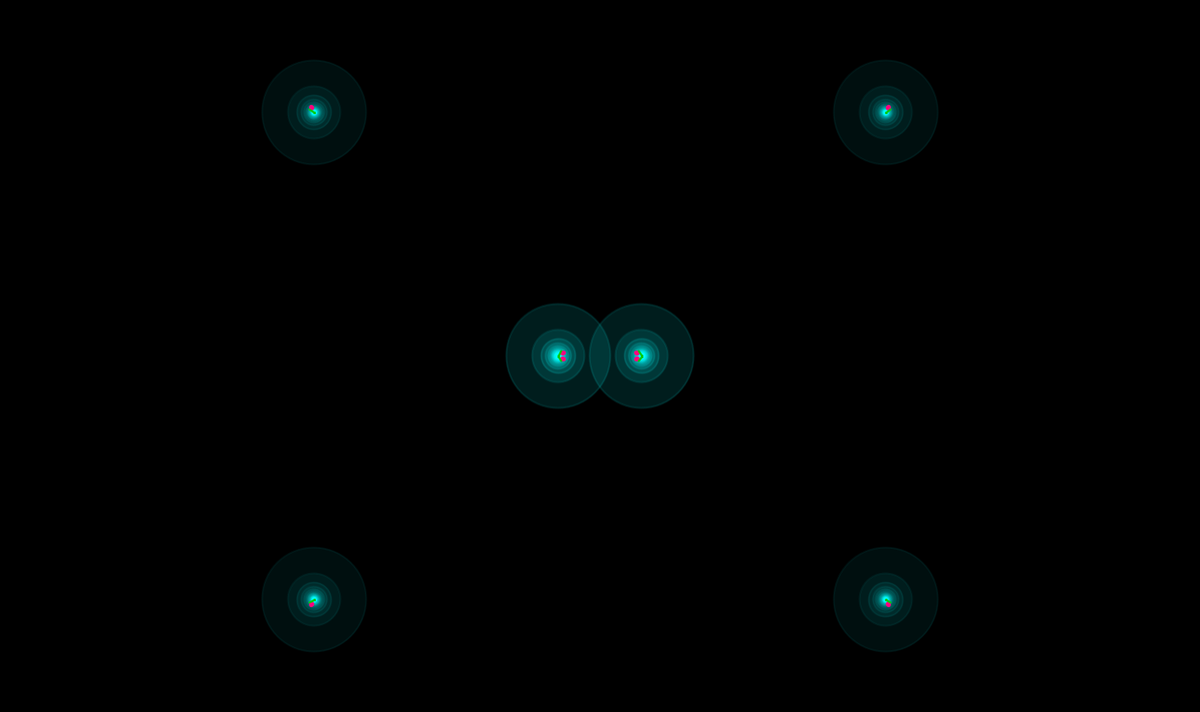
Frame 1 (no input)
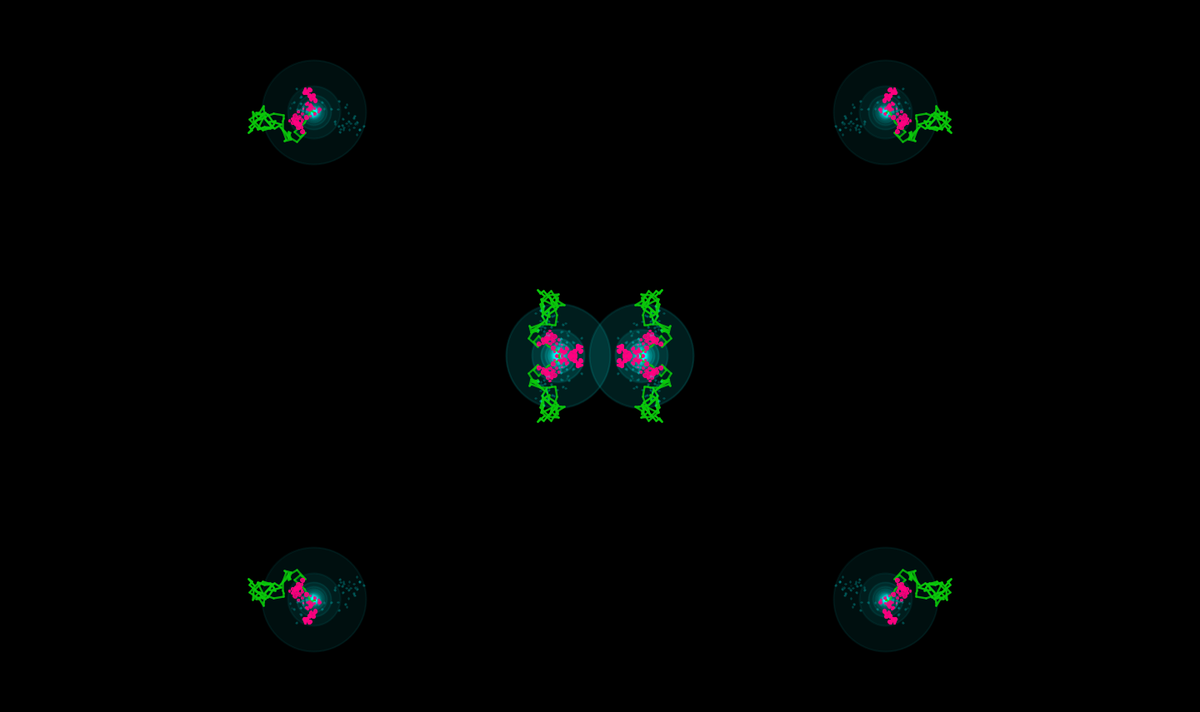
Frame 60 (the mouse pressed at the canvas centre just before this capture)
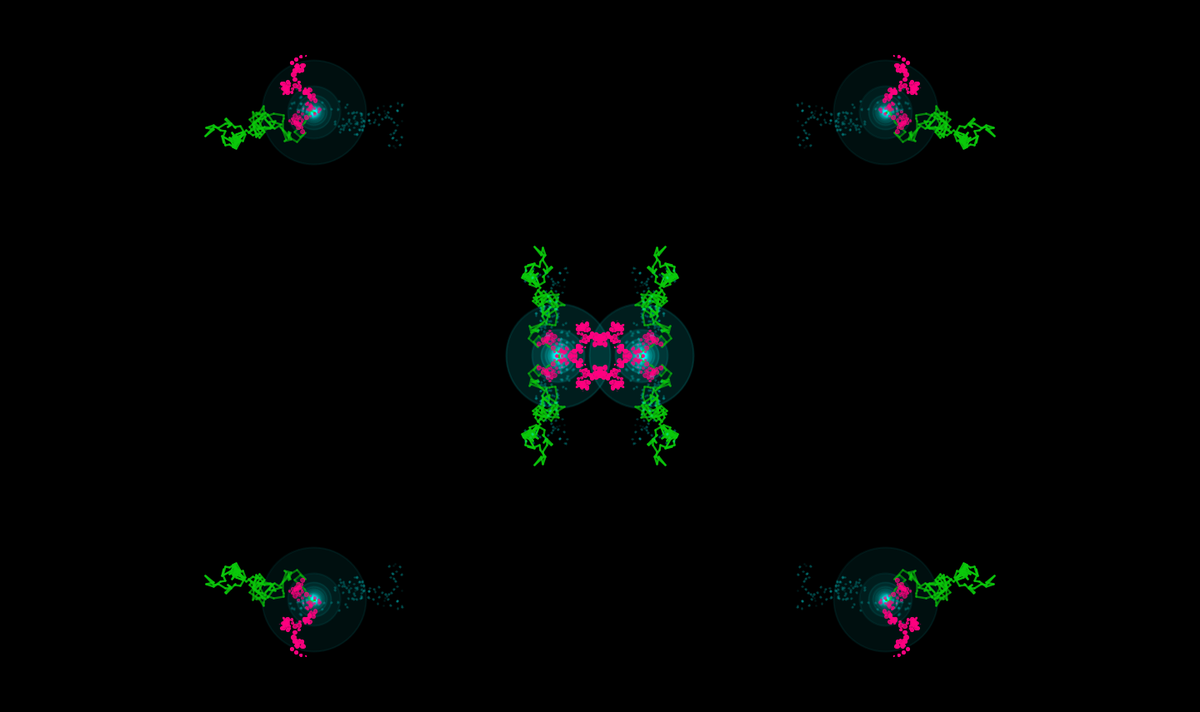
Frame 120 (the mouse held since frame 60 and released just before this capture)

The Processing sketch that drew these frames (run headless with seeded random() and noise(); from frame 60 on, the mouse is pressed at the canvas centre):

// Processing sketch: Melting_Snow
// ── Melting_Snow.pde
int num = 200;

int range = 10;
int range1 = 6;
int range2 = 12;

float[] ax1 = new float[num];
float[] ay1 = new float[num]; 

float[] ax = new float[num];
float[] ay = new float[num]; 

float[] ax2 = new float[num];
float[] ay2 = new float[num];
void setup() 
{
  size(1440, 855);
  for(int i = 0; i < num; i++) {
    ax2[i] = width/2;
    ay2[i] = height/2;
    ax1[i] = width/2;
    ay1[i] = height/2;
    ax[i] = width/2;
    ay[i] = height/2;
  }

  frameRate(1000);
}

void draw() 
{
  background(0);
  
  // Shift all elements 1 place to the left
  for(int i = 1; i < num; i++) {
    ax2[i-1] = ax2[i];
    ay2[i-1] = ay2[i];
    ax1[i-1] = ax1[i];
    ay1[i-1] = ay1[i];
    ax[i-1] = ax[i];
    ay[i-1] = ay[i];
  }


  // Put a new value at the end of the array1
  ax2[num-1] += random(-range2, range2);
  ay2[num-1] += random(-range2, range2);
  ax1[num-1] += random(-range1, range1);
  ay1[num-1] += random(-range1, range1);
  ax[num-1] += random(-range, range);
  ay[num-1] += random(-range, range);

  // Constrain all points to the screen
  ax2[num-1] = constrain(ax2[num-1], 0, width);
  ay2[num-1] = constrain(ay2[num-1], 0, height);
  ax1[num-1] = constrain(ax1[num-1], 0, width);
  ay1[num-1] = constrain(ay1[num-1], 0, height);
  ax[num-1] = constrain(ax[num-1], 0, width);
  ay[num-1] = constrain(ay[num-1], 0, height);
  

  // Draw a line connecting the points
  for(int k=1; k<num; k++) { 
    

    float offset = 50;
    float val1 = float(k)/num * 204.0 + 51;
    float val = float(k)/num * 204.0 + 51;

    //strokeWeight(.045*val +.045*val1 );
    float ellipseSize = 1/(.008*k);
    float ellipseSize1 = 1/(.008*k);
    strokeWeight(.2*range);
    stroke(0,255, 255, .3*val);
    //fill(51,51,255, .3*val);
    fill(0,255, 255, .3*val);
    //fill(10,200, 10, .3*val);
    //line(ax1[k-1], ay1[k-1], ax1[k], ay1[k]);
    //stroke(val);
    //line(ax[k-1], ay[k-1], ax[k], ay[k]);
ellipse(ax[k] - offset, height-ay[k], ellipseSize,ellipseSize1);
    ellipse(width-ay[k] + offset, height-ax[k], ellipseSize,ellipseSize1);
    //ellipse( ay[k], ax[k] + 100, ellipseSize,ellipseSize);
    ellipse( ay[k]-offset, height-ax[k],ellipseSize,ellipseSize1);
    ellipse( width - ax[k] + offset, height-ay[k],ellipseSize,ellipseSize1);
    
    ellipse(ax[k] - offset, ay[k], ellipseSize,ellipseSize1);
    ellipse(width-ay[k] + offset, ax[k], ellipseSize,ellipseSize1);
    //ellipse( ay[k], ax[k] + 100, ellipseSize,ellipseSize);
    ellipse( ay[k]-offset, ax[k],ellipseSize,ellipseSize1);
    ellipse( width - ax[k] + offset, ay[k],ellipseSize,ellipseSize1);
    
    
    
    ellipseSize = (ax1[k-1] - ax1[k]);
    
    strokeWeight(.2*range1);
    stroke(255,0,127, val1);
    //fill(180,100, val1, val1);
    //fill(51,51,255, .3*val);
    fill(255,0,127, val1);
    ellipse(ax1[k] - offset, height-ay1[k], ellipseSize,ellipseSize);
    ellipse(width-ay1[k] + offset, height-ax1[k], ellipseSize,ellipseSize);
    //ellipse( ay1[k], ax1[k] + 100, ellipseSize,ellipseSize);
    ellipse( ay1[k]-offset, height-ax1[k],ellipseSize,ellipseSize);
    ellipse( width - ax1[k] + offset, height-ay1[k],ellipseSize,ellipseSize);
    
    ellipse(ax1[k] - offset, ay1[k], ellipseSize,ellipseSize);
    ellipse(width-ay1[k] + offset, ax1[k], ellipseSize,ellipseSize);
    //ellipse( ay1[k], ax1[k] + 100, ellipseSize,ellipseSize);
    ellipse( ay1[k]-offset, ax1[k],ellipseSize,ellipseSize);
    ellipse( width - ax1[k] + offset, ay1[k],ellipseSize,ellipseSize);
    
    
    ellipseSize = (ax2[k-1] - ax2[k]);
    strokeWeight(.2*range2);
    stroke(10,200, 10, val);
    fill(10,200, 10, val);
    line(ax2[k] - offset, height-ay2[k], ax2[k-1] - offset,height-ay2[k-1]);
    line(width-ay2[k] + offset, height-ax2[k], width-ay2[k-1] + offset,height-ax2[k-1]);
    //ellipse( ay2[k], ax2[k] + 100, ellipseSize,ellipseSize);
    line( ay2[k]-offset, height-ax2[k],ay2[k-1]-offset,height-ax2[k-1]);
    line( width - ax2[k] + offset, height-ay2[k],width - ax2[k-1] + offset,height-ay2[k-1]);
    
    line(ax2[k] - offset, ay2[k], ax2[k-1] - offset,ay2[k-1]);
    line(width-ay2[k] + offset, ax2[k], width-ay2[k-1] + offset,ax2[k-1]);
    //ellipse( ay2[k], ax2[k] + 100, ellipseSize,ellipseSize);
    line( ay2[k]-offset, ax2[k],ay2[k-1]-offset,ax2[k-1]);
    line( width - ax2[k] + offset, ay2[k],width - ax2[k-1] + offset,ay2[k-1]);
  }
}
